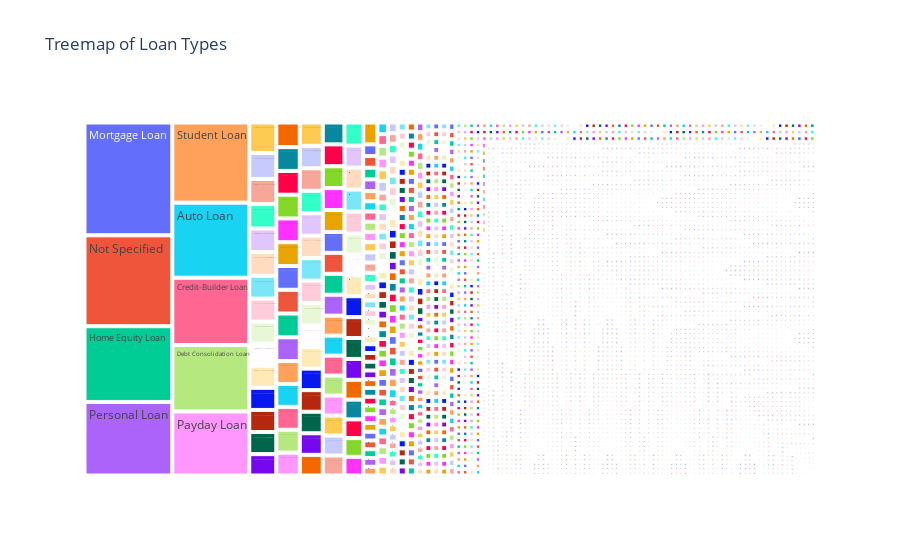

Here is the notebook cell this chart was saved with:
### Code cell
value_counts = df2['Type_of_Loan'].value_counts()

value_counts_df = value_counts.reset_index()
value_counts_df.columns = ['Type_of_Loan', 'Count']

# Create a treemap using plotly
fig = px.treemap(value_counts_df, 
                 path=['Type_of_Loan'], 
                 values='Count', 
                 title='Treemap of Loan Types')

# Show the interactive treemap
fig.show()

### Figure 1 — Plotly figure (JSON) as saved in the notebook; plotly's stock layout.template omitted (floating-point values rounded to 4 significant figures; data arrays with more than 128 entries replaced by an {"elided": "..."} marker saying what was removed)
{"data": [{"branchvalues": "total", "domain": {"x": [0, 1], "y": [0, 1]}, "hovertemplate": "labels=%{label}<br>Count=%{value}<br>parent=%{parent}<br>id=%{id}<extra></extra>", "ids": {"elided": "6260 str values"}, "labels": {"elided": "6260 str values"}, "name": "", "parents": {"elided": "6260 str values"}, "type": "treemap", "values": {"elided": "6260 int values"}}], "layout": {"legend": {"tracegroupgap": 0}, "title": {"text": "Treemap of Loan Types"}}}
